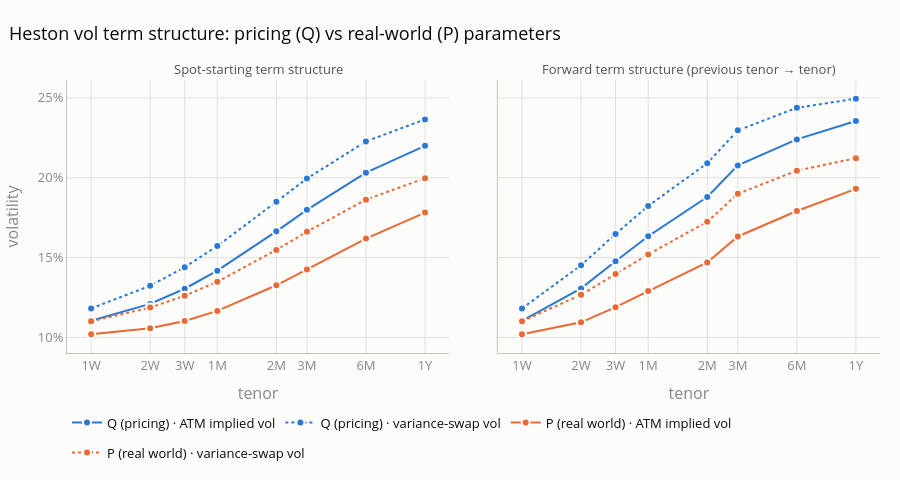

The notebook cell this image was saved under:
### Code cell
fig_term_structure = plot_term_structure(df_term_structure)
fig_term_structure.show()

### Figure 1 — Plotly figure (JSON) as saved in the notebook; plotly's stock layout.template omitted (floating-point values rounded to 4 significant figures)
{"data": [{"hovertemplate": "Q (pricing) · ATM implied vol: %{y:.2%}<extra></extra>", "legendgroup": "q-ATM implied vol", "line": {"color": "#2a78d6", "dash": "solid", "width": 2}, "marker": {"color": "#2a78d6", "line": {"color": "#fcfcfb", "width": 2}, "size": 8}, "mode": "lines+markers", "name": "Q (pricing) · ATM implied vol", "showlegend": true, "type": "scatter", "x": [5, 10, 15, 22, 44, 63, 126, 252], "xaxis": "x", "y": [0.1104, 0.121, 0.1305, 0.1418, 0.1664, 0.1799, 0.2032, 0.22], "yaxis": "y"}, {"hovertemplate": "Q (pricing) · variance-swap vol: %{y:.2%}<extra></extra>", "legendgroup": "q-variance-swap vol", "line": {"color": "#2a78d6", "dash": "dot", "width": 2}, "marker": {"color": "#2a78d6", "line": {"color": "#fcfcfb", "width": 2}, "size": 8}, "mode": "lines+markers", "name": "Q (pricing) · variance-swap vol", "showlegend": true, "type": "scatter", "x": [5, 10, 15, 22, 44, 63, 126, 252], "xaxis": "x", "y": [0.1181, 0.1324, 0.144, 0.1572, 0.185, 0.1995, 0.2227, 0.2365], "yaxis": "y"}, {"hovertemplate": "Q (pricing) · ATM implied vol: %{y:.2%}<extra></extra>", "legendgroup": "q-ATM implied vol", "line": {"color": "#2a78d6", "dash": "solid", "width": 2}, "marker": {"color": "#2a78d6", "line": {"color": "#fcfcfb", "width": 2}, "size": 8}, "mode": "lines+markers", "name": "Q (pricing) · ATM implied vol", "showlegend": false, "type": "scatter", "x": [5, 10, 15, 22, 44, 63, 126, 252], "xaxis": "x2", "y": [0.1104, 0.1307, 0.1477, 0.1634, 0.1879, 0.2077, 0.224, 0.2356], "yaxis": "y2"}, {"hovertemplate": "Q (pricing) · variance-swap vol: %{y:.2%}<extra></extra>", "legendgroup": "q-variance-swap vol", "line": {"color": "#2a78d6", "dash": "dot", "width": 2}, "marker": {"color": "#2a78d6", "line": {"color": "#fcfcfb", "width": 2}, "size": 8}, "mode": "lines+markers", "name": "Q (pricing) · variance-swap vol", "showlegend": false, "type": "scatter", "x": [5, 10, 15, 22, 44, 63, 126, 252], "xaxis": "x2", "y": [0.1181, 0.1452, 0.1648, 0.1824, 0.2091, 0.2297, 0.2438, 0.2495], "yaxis": "y2"}, {"hovertemplate": "P (real world) · ATM implied vol: %{y:.2%}<extra></extra>", "legendgroup": "p-ATM implied vol", "line": {"color": "#eb6834", "dash": "solid", "width": 2}, "marker": {"color": "#eb6834", "line": {"color": "#fcfcfb", "width": 2}, "size": 8}, "mode": "lines+markers", "name": "P (real world) · ATM implied vol", "showlegend": true, "type": "scatter", "x": [5, 10, 15, 22, 44, 63, 126, 252], "xaxis": "x", "y": [0.1019, 0.1057, 0.1103, 0.1166, 0.1326, 0.1426, 0.1619, 0.1782], "yaxis": "y"}, {"hovertemplate": "P (real world) · variance-swap vol: %{y:.2%}<extra></extra>", "legendgroup": "p-variance-swap vol", "line": {"color": "#eb6834", "dash": "dot", "width": 2}, "marker": {"color": "#eb6834", "line": {"color": "#fcfcfb", "width": 2}, "size": 8}, "mode": "lines+markers", "name": "P (real world) · variance-swap vol", "showlegend": true, "type": "scatter", "x": [5, 10, 15, 22, 44, 63, 126, 252], "xaxis": "x", "y": [0.1101, 0.1187, 0.1261, 0.1349, 0.1548, 0.1662, 0.1863, 0.1997], "yaxis": "y"}, {"hovertemplate": "P (real world) · ATM implied vol: %{y:.2%}<extra></extra>", "legendgroup": "p-ATM implied vol", "line": {"color": "#eb6834", "dash": "solid", "width": 2}, "marker": {"color": "#eb6834", "line": {"color": "#fcfcfb", "width": 2}, "size": 8}, "mode": "lines+markers", "name": "P (real world) · ATM implied vol", "showlegend": false, "type": "scatter", "x": [5, 10, 15, 22, 44, 63, 126, 252], "xaxis": "x2", "y": [0.1019, 0.1094, 0.1189, 0.1291, 0.1469, 0.1632, 0.1792, 0.1931], "yaxis": "y2"}, {"hovertemplate": "P (real world) · variance-swap vol: %{y:.2%}<extra></extra>", "legendgroup": "p-variance-swap vol", "line": {"color": "#eb6834", "dash": "dot", "width": 2}, "marker": {"color": "#eb6834", "line": {"color": "#fcfcfb", "width": 2}, "size": 8}, "mode": "lines+markers", "name": "P (real world) · variance-swap vol", "showlegend": false, "type": "scatter", "x": [5, 10, 15, 22, 44, 63, 126, 252], "xaxis": "x2", "y": [0.1101, 0.1267, 0.1396, 0.152, 0.1724, 0.1899, 0.2044, 0.2122], "yaxis": "y2"}], "layout": {"annotations": [{"font": {"color": "#52514e", "size": 13}, "showarrow": false, "text": "Spot-starting term structure", "x": 0.235, "xanchor": "center", "xref": "paper", "y": 1, "yanchor": "bottom", "yref": "paper"}, {"font": {"color": "#52514e", "size": 13}, "showarrow": false, "text": "Forward term structure (previous tenor → tenor)", "x": 0.765, "xanchor": "center", "xref": "paper", "y": 1, "yanchor": "bottom", "yref": "paper"}], "font": {"color": "#0b0b0b", "size": 13}, "height": 480, "hovermode": "x unified", "legend": {"font": {"color": "#0b0b0b"}, "orientation": "h", "x": 0, "y": -0.2}, "margin": {"b": 110, "l": 60, "r": 20, "t": 80}, "paper_bgcolor": "#fcfcfb", "plot_bgcolor": "#fcfcfb", "title": {"text": "Heston vol term structure: pricing (Q) vs real-world (P) parameters", "x": 0.01}, "xaxis": {"anchor": "y", "domain": [0, 0.47], "gridcolor": "#e1e0d9", "linecolor": "#c3c2b7", "showgrid": true, "tickfont": {"color": "#898781"}, "ticktext": ["1W", "2W", "3W", "1M", "2M", "3M", "6M", "1Y"], "tickvals": [5, 10, 15, 22, 44, 63, 126, 252], "title": {"font": {"color": "#898781"}, "text": "tenor"}, "type": "log"}, "xaxis2": {"anchor": "y2", "domain": [0.53, 1], "gridcolor": "#e1e0d9", "linecolor": "#c3c2b7", "showgrid": true, "tickfont": {"color": "#898781"}, "ticktext": ["1W", "2W", "3W", "1M", "2M", "3M", "6M", "1Y"], "tickvals": [5, 10, 15, 22, 44, 63, 126, 252], "title": {"font": {"color": "#898781"}, "text": "tenor"}, "type": "log"}, "yaxis": {"anchor": "x", "domain": [0, 1], "gridcolor": "#e1e0d9", "linecolor": "#c3c2b7", "showgrid": true, "tickfont": {"color": "#898781"}, "tickformat": ".0%", "title": {"font": {"color": "#898781"}, "text": "volatility"}, "zeroline": false}, "yaxis2": {"anchor": "x2", "domain": [0, 1], "gridcolor": "#e1e0d9", "linecolor": "#c3c2b7", "matches": "y", "showgrid": true, "showticklabels": false, "tickfont": {"color": "#898781"}, "tickformat": ".0%", "zeroline": false}}}
